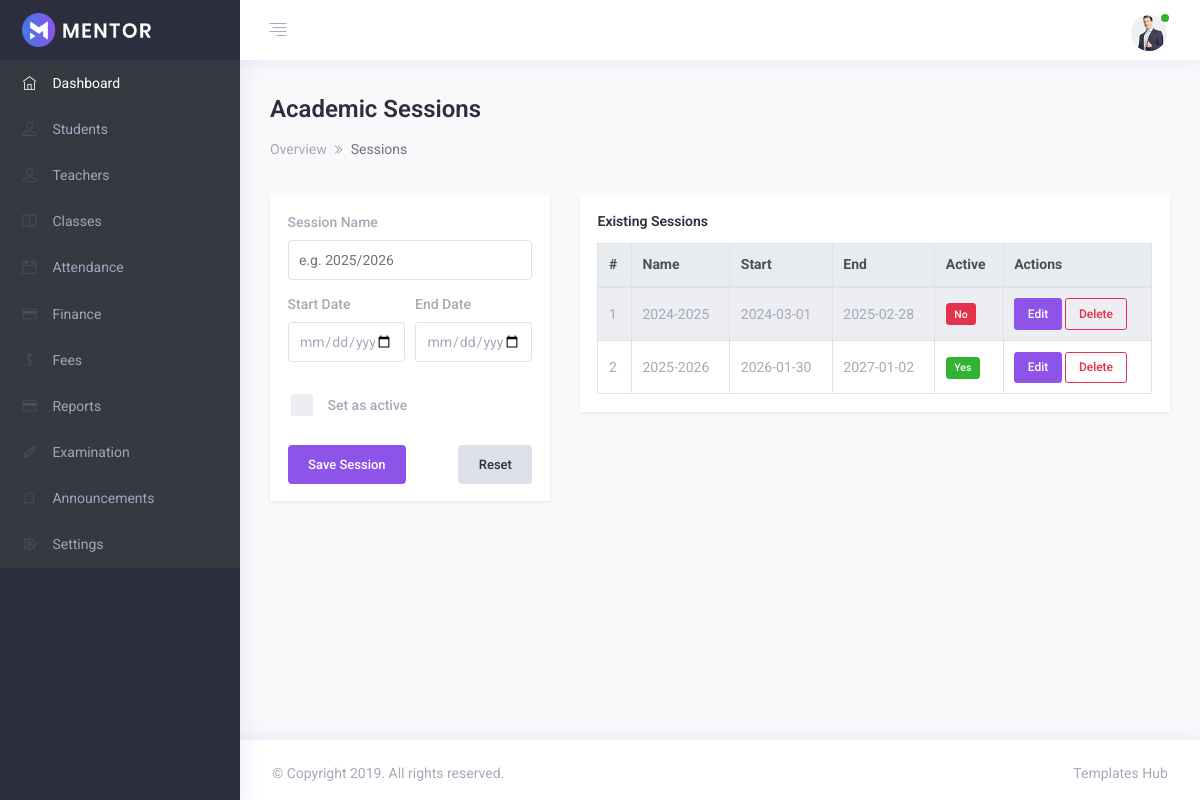
Before: /App/Modules/School_Admin/Views/sessions/sessions.php (signed in) with the older database file.
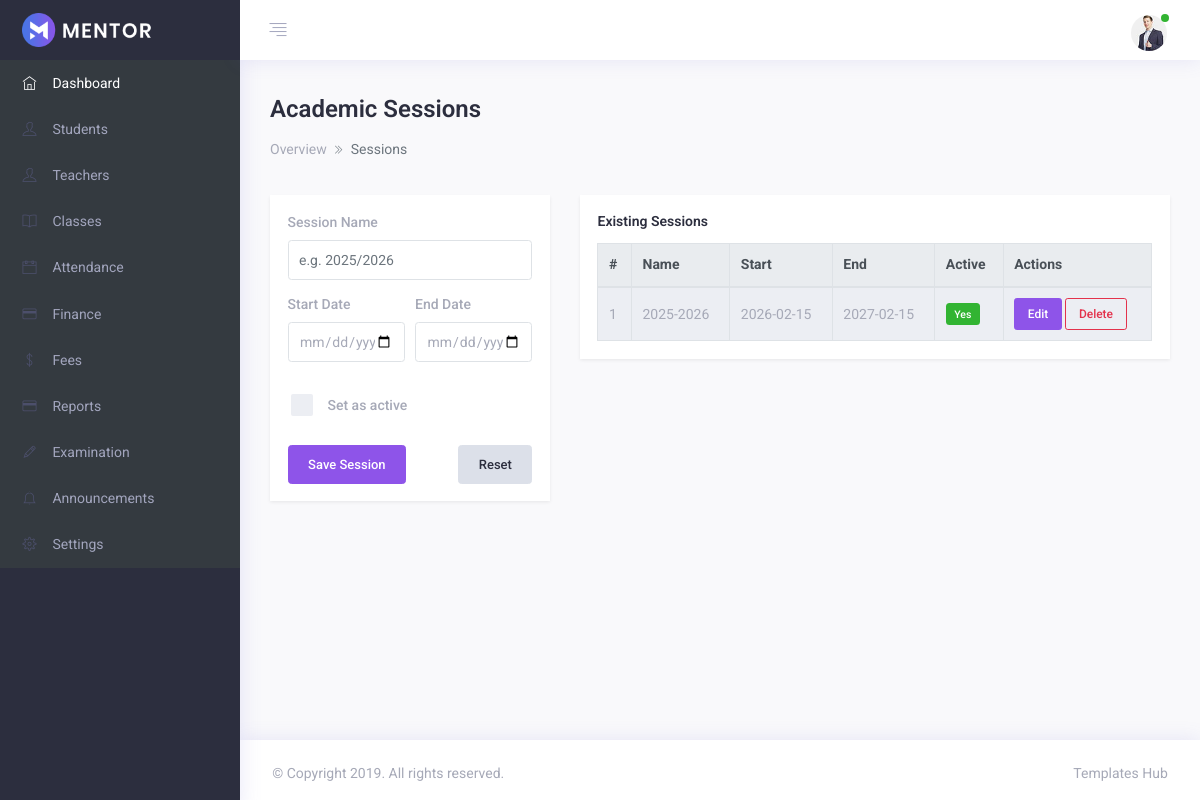
After: the same page with the newer database file.
### tables this page shows
CREATE TABLE `school_sessions` (
  `id` int(10) UNSIGNED NOT NULL,
  `school_id` int(10) UNSIGNED NOT NULL,
  `name` varchar(100) NOT NULL,
  `start_date` date NOT NULL,
  `end_date` date NOT NULL,
  `is_active` tinyint(1) NOT NULL DEFAULT 0,
  `created_by` int(10) UNSIGNED DEFAULT NULL,
  `updated_by` int(10) UNSIGNED DEFAULT NULL,
  `created_at` datetime NOT NULL DEFAULT current_timestamp(),
  `updated_at` datetime NOT NULL DEFAULT current_timestamp() ON UPDATE current_timestamp(),
  `deleted_at` datetime DEFAULT NULL
);

### App/Modules/School_Admin/Controllers/SessionController.php (called while the page is built, shortened)
<?php
class SessionController {
    protected $model;
    protected $school_id;
    public function __construct($DB_con) {
        $this->model = new SessionModel($DB_con);
        $this->school_id = isset($_SESSION['school_id']) ? intval($_SESSION['school_id']) : 0;
    }
    public function list() {
        return $this->model->getAll($this->school_id);
    }
}

### App/Modules/School_Admin/Models/SessionModel.php (called while the page is built, shortened)
<?php
class SessionModel {
    protected $db;
    public function __construct($DB_con) {
        $this->db = $DB_con;
    }
    public function getAll($school_id) {
        $stmt = $this->db->prepare('SELECT * FROM school_sessions WHERE school_id = :sid AND deleted_at IS NULL ORDER BY id DESC');
        $stmt->execute([':sid'=>$school_id]);
        return $stmt->fetchAll(\PDO::FETCH_ASSOC);
    }
}

### App/Modules/School_Admin/Views/sessions/sessions.php (the view, shortened to what the rows shown need)
<?php
require_once __DIR__ . '/../../../../Config/connection.php';
require_once __DIR__ . '/../../Controllers/SessionController.php';
require_once __DIR__ . '/../../Models/SessionModel.php';
$sessCtrl = new SessionController($DB_con);
$sessions = $sessCtrl->list();
?>
<!DOCTYPE html>
<html lang="en">
<head>
    <link rel="stylesheet" type="text/css" href="../../../../../public/assets/css/vendors.css" />
    <link rel="stylesheet" type="text/css" href="../../../../../public/assets/css/style.css" />
</head>
<body>
    <div class="app">
        <div class="app-wrap">
            <div class="app-container">
                <div class="app-main" id="main">
                    <div class="container-fluid">
                        <div class="row">
                            <div class="col-md-8">
                                <div class="card shadow-sm">
                                    <div class="card-body">
                                        <?php if (!empty($sessions) && is_array($sessions)) : ?>
                                            <div class="table-responsive">
                                                <table class="table table-striped table-bordered mb-0">
                                                    <thead class="thead-light">
                                                        <tr>
                                                            <th>#</th>
                                                            <th>Name</th>
                                                            <th>Start</th>
                                                            <th>End</th>
                                                            <th>Active</th>
                                                            <th>Actions</th>
                                                        </tr>
                                                    </thead>
                                                    <tbody>
                                                        <?php $i = 1; foreach ($sessions as $sess) : ?>
                                                            <tr>
                                                                <td><?php echo $i++; ?></td>
                                                                <td><?php echo htmlspecialchars(isset($sess->name) ? $sess->name : (is_array($sess) && isset($sess['name']) ? $sess['name'] : '')); ?></td>
                                                                <td><?php echo htmlspecialchars(isset($sess->start_date) ? $sess->start_date : (is_array($sess) && isset($sess['start_date']) ? $sess['start_date'] : '')); ?></td>
                                                                <td><?php echo htmlspecialchars(isset($sess->end_date) ? $sess->end_date : (is_array($sess) && isset($sess['end_date']) ? $sess['end_date'] : '')); ?></td>
                                                                <td><?php echo (!empty($sess->is_active) || (!is_object($sess) && !empty($sess['is_active']))) ? '<span class="badge badge-success">Yes</span>' : '<span class="badge badge-danger">No</span>'; ?></td>
                                                                <td>
                                                                    <?php $sid = isset($sess->id) ? $sess->id : $sess['id'];
                                                                          $sname = isset($sess->name) ? $sess->name : (is_array($sess) && isset($sess['name']) ? $sess['name'] : '');
                                                                          $sstart = isset($sess->start_date) ? $sess->start_date : (is_array($sess) && isset($sess['start_date']) ? $sess['start_date'] : '');
                                                                          $send = isset($sess->end_date) ? $sess->end_date : (is_array($sess) && isset($sess['end_date']) ? $sess['end_date'] : '');
                                                                          $sactive = (!empty($sess->is_active) || (!is_object($sess) && !empty($sess['is_active']))) ? 1 : 0;
                                                                    ?>
                                                                    <button type="button" class="btn btn-sm btn-primary btn-edit-session"
                                                                        data-id="<?php echo $sid; ?>"
                                                                        data-name="<?php echo htmlspecialchars($sname, ENT_QUOTES); ?>"
                                                                        data-start="<?php echo $sstart; ?>"
                                                                        data-end="<?php echo $send; ?>"
                                                                        data-active="<?php echo $sactive; ?>">
                                                                        Edit
                                                                    </button>
                                                                    <a href="delete_session.php?id=<?php echo $sid; ?>" class="btn btn-sm btn-outline-danger" onclick="return confirm('Delete session?')">Delete</a>
                                                                </td>
                                                            </tr>
                                                        <?php endforeach; ?>
                                                    </tbody>
                                                </table>
                                            </div>
                                        <?php else : ?>
                                            <p class="mb-0">No sessions yet.</p>
                                        <?php endif; ?>
                                    </div>
                                </div>
                            </div>
                        </div>
                    </div>
                </div>
            </div>
        </div>
    </div>
</body>
</html>

Changed rows visible on the page:
removed school_sessions: name "2024-2025", start_date "2024-03-01", end_date "2025-02-28", is_active "No"
removed school_sessions: name "2025-2026", start_date "2026-01-30", end_date "2027-01-02", is_active "Yes"
added school_sessions: name "2025-2026", start_date "2026-02-15", end_date "2027-02-15", is_active "Yes"
